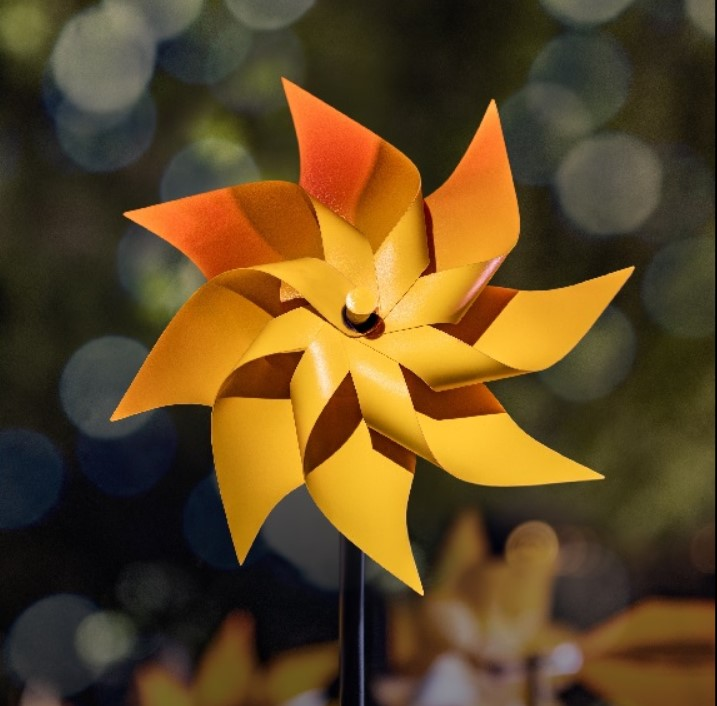
#> input picture edge.jpg, 717 x 706 px
$ python exp9_cv.py
#> lines starting #> are read from the running program, lines starting #| are printed output that depends on the picture; after the words box and inside, x2 and y2 are one past the last pixel; in counts of white or black regions, pixels touching at a corner belong together
import cv2
import numpy as np

img = cv2.imread('edge.jpg', cv2.IMREAD_GRAYSCALE)
#> img: shape (706, 717); min 0, max 254, mean 74.8

# Binary Image
_, binary = cv2.threshold(img, 120, 255, cv2.THRESH_BINARY)
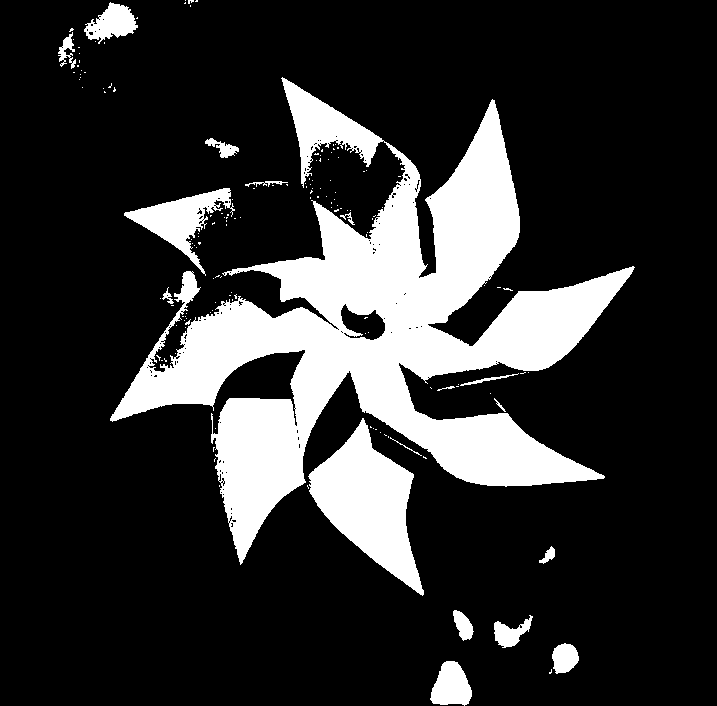
#> binary: shape (706, 717); 19.4% white; 154 white regions (136 under 20 px), largest, box (x1, y1, x2, y2) and area: (110, 77, 635, 565) 79798, (308, 418, 424, 596) 9729, (124, 188, 235, 276) 3102

# Kernel for morphological operations
kernel = np.ones((5,5), np.uint8)

# Opening and Closing
opening = cv2.morphologyEx(binary, cv2.MORPH_OPEN, kernel)
#> opening: shape (706, 717); 18.7% white; 16 white regions, largest, box (x1, y1, x2, y2) and area: (111, 102, 632, 560) 73912, (309, 422, 422, 593) 9686, (283, 80, 380, 168) 3494
closing = cv2.morphologyEx(binary, cv2.MORPH_CLOSE, kernel)
#> closing: shape (706, 717); 20% white; 45 white regions (31 under 20 px), largest, box (x1, y1, x2, y2) and area: (110, 77, 635, 596) 92076, (124, 188, 235, 276) 3471, (430, 661, 472, 706) 1401

# Resize all images
img = cv2.resize(img, (300, 300))
#> img: shape (300, 300)
binary = cv2.resize(binary, (300, 300))
#> binary: shape (300, 300)
opening = cv2.resize(opening, (300, 300))
#> opening: shape (300, 300)
closing = cv2.resize(closing, (300, 300))
#> closing: shape (300, 300)

# Add label text on each image
cv2.putText(img, "Original", (10, 25), cv2.FONT_HERSHEY_SIMPLEX, 0.8, (255), 2)
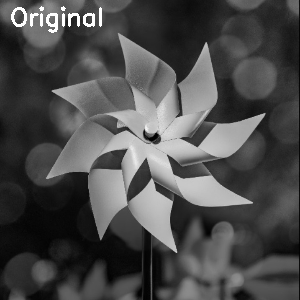
#> img: shape (300, 300); min 0, max 255, mean 75.9
cv2.putText(binary, "Binary", (10, 25), cv2.FONT_HERSHEY_SIMPLEX, 0.8, (255), 2)
#> binary: shape (300, 300); min 0, max 255, mean 51.1
cv2.putText(opening, "Opening", (10, 25), cv2.FONT_HERSHEY_SIMPLEX, 0.8, (255), 2)
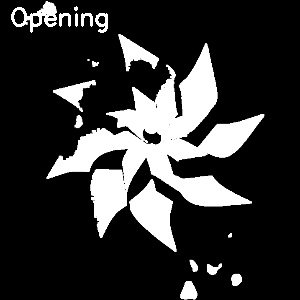
#> opening: shape (300, 300); min 0, max 255, mean 49.9
cv2.putText(closing, "Closing", (10, 25), cv2.FONT_HERSHEY_SIMPLEX, 0.8, (255), 2)
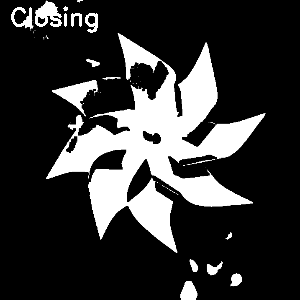
#> closing: shape (300, 300); min 0, max 255, mean 52.7

# Combine result
top_row = np.hstack((img, binary))
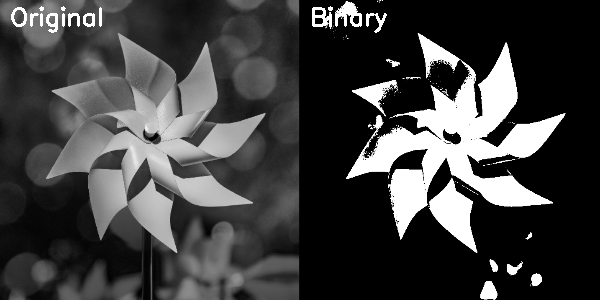
#> top_row: shape (300, 600); min 0, max 255, mean 63.5
bottom_row = np.hstack((opening, closing))
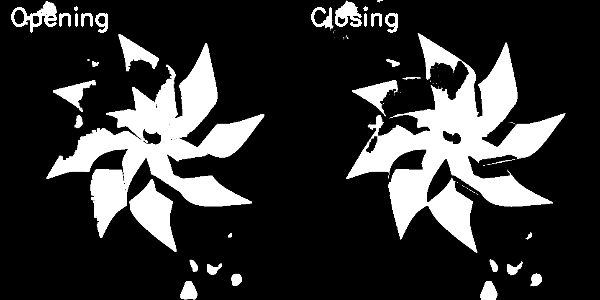
#> bottom_row: shape (300, 600); min 0, max 255, mean 51.3
combined = np.vstack((top_row, bottom_row))
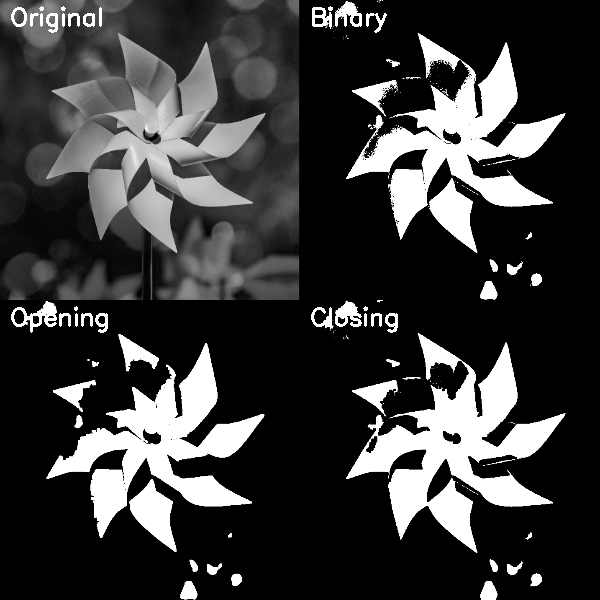
#> combined: shape (600, 600); min 0, max 255, mean 57.4

cv2.imshow('Morphological Operations - Opening and Closing', combined)
cv2.waitKey(0)
cv2.destroyAllWindows()
